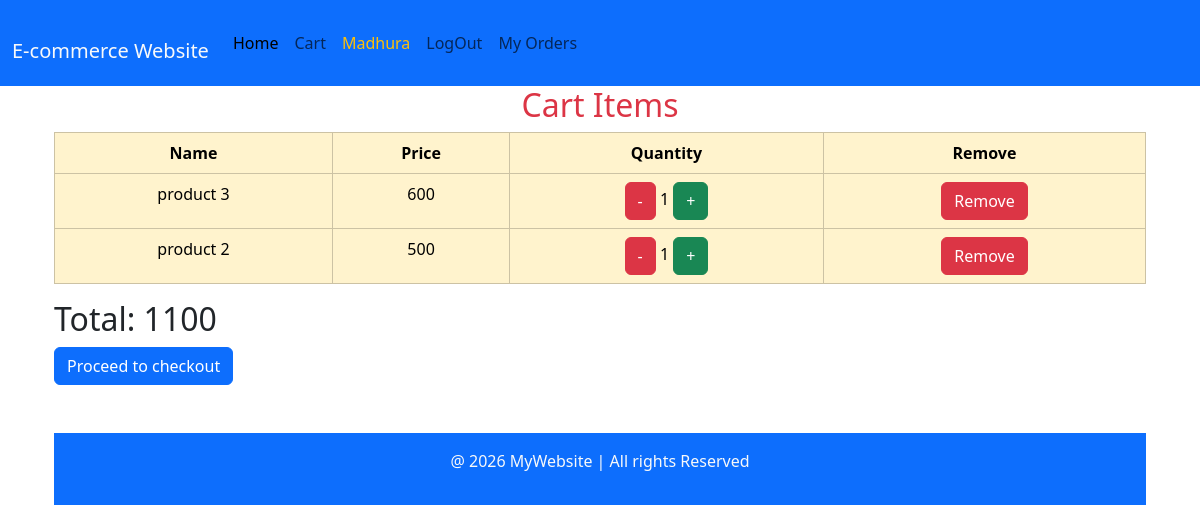
The app's page /cart/ (signed in) with its own data.
### core/models.py (models this page shows)
class Cart(models.Model):
    user=models.ForeignKey(User,on_delete=models.CASCADE)
    product=models.ForeignKey(Product,on_delete=models.CASCADE)
    quantity=models.IntegerField(default=1)

class Product(models.Model):
    name=models.CharField(max_length=100)
    price=models.IntegerField()
    description=models.TextField()
    image=models.ImageField(upload_to='products/')

### core/views.py (the view)
# urls.py: path('cart/', cart, name='cart'),
@login_required
def cart(request):
    cart_items = Cart.objects.filter(user=request.user)
    total = 0
    for data in cart_items:
        total += data.product.price * data.quantity
    return render(request, 'core/cart.html', {'cart_items': cart_items, 'total': total})

### templates/core/cart.html
{% extends 'core/navbar.html' %}
   {% block content %}
      <div class="container md-4">
    <h2 class="text-center text-danger">Cart Items</h2>
    {% if cart_items %}
    <table class="table table-bordered table-hover table-warning">
        <thead>
            <tr class="text-center">
                <th>Name</th>
                <th>Price</th>
                <th>Quantity</th>
                <th>Remove</th>
            </tr>
        </thead>
        <tbody>
            {% for data in cart_items %}
            <tr class="text-center">
                <td>{{data.product.name}}</td>
                <td>{{data.product.price}}</td>
                <td><a href="{% url 'qty_decrease' data.id%}" class="btn btn-danger">-</a>
                {{data.quantity}}
                <a href="{% url 'qty_increase' data.id%}" class="btn btn-success">+</a>
                <td>
                    <a href="{% url 'remove' data.id%}" class="btn btn-danger">Remove</a>
                </td>
            </tr>
            {% endfor %}
        </tbody>
    </table>
    <h2>Total: {{total}}</h2>
    <a href="{% url 'checkout' %}" class="btn btn-primary">Proceed to checkout</a>
    {% else %}
    <div class="text-center">
        <h2>Data Not Found</h2>
    <a href="/" class="btn btn-success m-3">Continue Shopping</a>
    </div>
</div>
{% endif %}
{% endblock content%}

### templates/core/navbar.html (shortened to what this page needs)
<!DOCTYPE html>
<html lang="en">
<head>
    <link href="https://cdn.jsdelivr.net/npm/bootstrap@5.3.8/dist/css/bootstrap.min.css" rel="stylesheet">
</head>
<body>
      <nav class="navbar navbar-expand-lg bg-primary">
  <div class="container-fluid">
    <a class="navbar-brand text-light" href="#" >E-commerce Website </a>
    <div class="collapse navbar-collapse" id="navbarSupportedContent">
      <ul class="navbar-nav me-auto mb-2 mb-lg-0">
    <li class="nav-item">
        <a class="nav-link active" href="/">Home</a>
    </li>
    <li class="nav-item">
        <a class="nav-link" href="{% url 'cart' %}">Cart</a>
    </li>
       {% if user.is_authenticated %}
        <li class="nav-item">
          <a class="nav-link text-warning" href="#">{{user.username}}</a>
       </li>
        <li class="nav-item">
            <a class="nav-link" href="{% url 'logout' %}">LogOut</a>
        </li>
       {% endif %}
        <li class="nav-item">
            <a class="nav-link" href="{% url 'my_orders' %}">My Orders</a>
        </li>
</ul>
    </div>
  </div>
</nav>
<div class="container">
    {% block content %}
    {% endblock content %}
</div>
<div class="container-fluid">
<footer class=" bg-primary text-light text-center mt-5 p-3">
  <p>@ 2026 MyWebsite | All rights Reserved</p>
</footer>
</div>
</body>
</html>

### records on screen
Cart: product.name "product 3", product.price "600", quantity "1"
Cart: product.name "product 2", product.price "500", quantity "1"

### other values on screen
{{ user.username }} "Madhura"
{{ total }} "1100"
